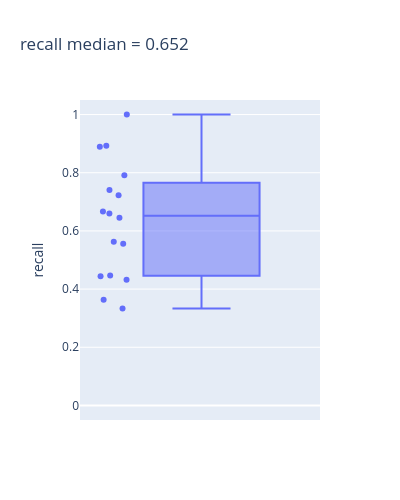

Notebook code cell kept with this figure:
### Code cell
ns.pl.boxplot(results, "recall", save = True, output_folder = output_folder, outputfilename_prefix = outputfilename_prefix)

### Figure 1 — Plotly figure (JSON) as saved in the notebook; plotly's stock layout.template omitted (floating-point values rounded to 4 significant figures)
{"data": [{"alignmentgroup": "True", "boxpoints": "all", "hovertemplate": "<b>%{hovertext}</b><br><br>recall=%{y}<extra></extra>", "hovertext": ["e1_e299_SLC17A7_L5b_Cdh13", "g1_g48_GLI3_Astro_Gja1", "g2_g27_APBB1IP_Micro_Ctss", "g3_g18_GPNMB_OPC_Pdgfra", "g4_g9_MOG_Oligo_Opalin", "i10_i16_TSPAN12_Vip_Mybpc1", "i11_i6_EGF_Vip_Mybpc1", "i1_i90_COL5A2_Ndnf_Car4", "i2_i77_LHX6_Sst_Cbln4", "i3_i56_BAGE2_Ndnf_Cxcl14", "i4_i54_MC4R_Ndnf_Cxcl14", "i5_i47_TRPC3_Ndnf_Car4", "i6_i44_GPR149_Vip_Mybpc1", "i7_i31_CLMP_Ndnf_Cxcl14", "i8_i27_SNCG_Vip_Mybpc1", "i9_i22_TAC3_Vip_Mybpc1"], "legendgroup": "", "marker": {"color": "#636efa"}, "name": "", "notched": false, "offsetgroup": "", "orientation": "v", "showlegend": false, "type": "box", "x0": " ", "xaxis": "x", "y": [0.893, 0.7917, 0.8889, 0.5556, 1, 0.5625, 0.3333, 0.7222, 0.7403, 0.4464, 0.6667, 0.6596, 0.4318, 0.6452, 0.4444, 0.3636], "y0": " ", "yaxis": "y"}], "layout": {"boxmode": "group", "height": 500, "legend": {"tracegroupgap": 0}, "title": {"text": "recall median = 0.652"}, "width": 400, "xaxis": {"anchor": "y", "domain": [0, 1]}, "yaxis": {"anchor": "x", "domain": [0, 1], "range": [-0.05, 1.05], "title": {"text": "recall"}}}}
